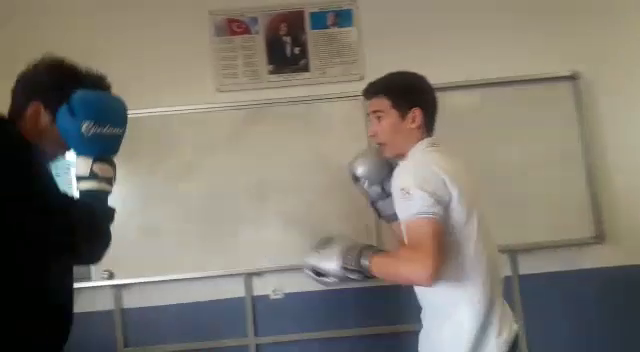
#> input picture frame 18 of Filtering/Lesson1/neoluyola.mp4, 640 x 352 px, given in place of torba.mp4, which was not available
$ python lesson6.py   (older library calls are emulated)
#> lines starting #> are read from the running program, lines starting #| are printed output that depends on the picture; pictures that were not available may be replaced by others from this repository, and a replacement may not be noted
import cv2

import numpy as np

camera = cv2.VideoCapture("torba.mp4")

while True:

    ret,kare = camera.read()
#> kare is the input picture: shape (352, 640, 3); mean B, G, R 110.5, 121.1, 126.6

    laplacian = cv2.Laplacian(kare,cv2.CV_64F)
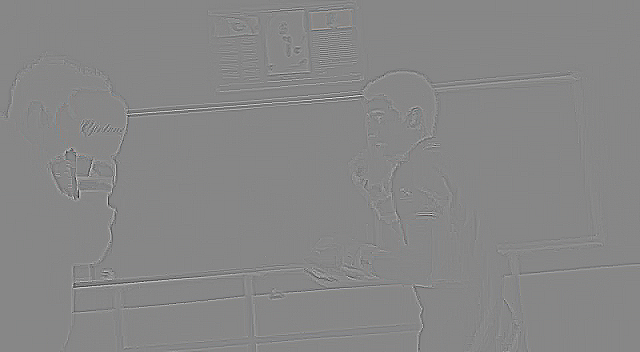
#> laplacian: shape (352, 640, 3) float64; mean B, G, R 0, 0, 0; drawn with min black and max white

    kenarlar = cv2.Canny(kare,50,200)
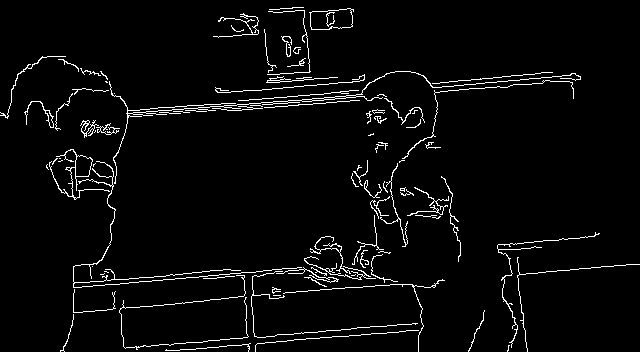
#> kenarlar: shape (352, 640); 3.6% white in thin lines or dots

    cv2.imshow("kare",kare)

    if cv2.waitKey(25) & 0xFF == ord("q"):
#> (key q is pressed here)
        break

    cv2.imshow("Kenarlar", kenarlar)
#laplacian
#laplacian =cv2.Laplacian(resim,cv2.CV_64F)

#sobel
#sobel_dikey = cv2.Sobel(resim,cv2.CV_64F,0,1,ksize=5)

cv2.waitKey(0)
cv2.destroyAllWindows()

$ run again, starting later in the video
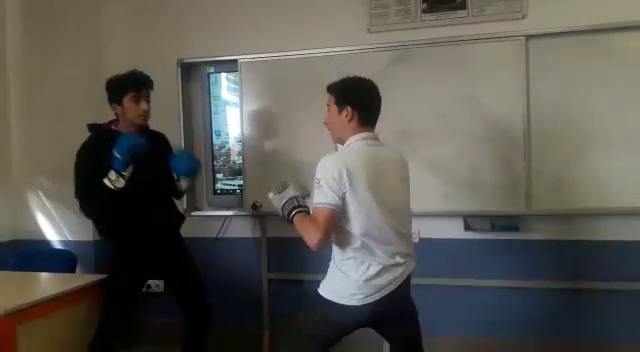
#> input picture frame 81 of Filtering/Lesson1/neoluyola.mp4, 640 x 352 px, given in place of torba.mp4, which was not available
#> kare is the input picture: shape (352, 640, 3); mean B, G, R 81, 87.5, 89.6
#> `laplacian = cv2.Laplacian(kare,cv2.CV_64F)`:
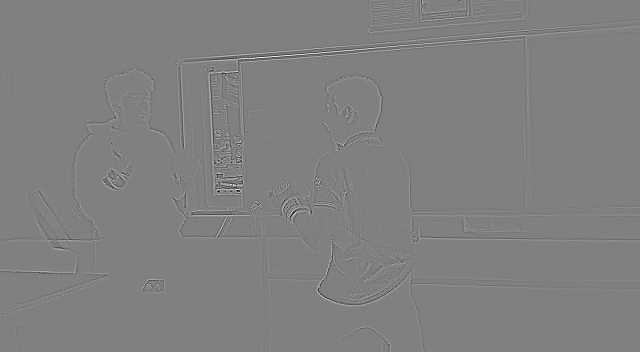
#> laplacian: shape (352, 640, 3) float64; mean B, G, R 0, 0, 0; drawn with min black and max white
#> `kenarlar = cv2.Canny(kare,50,200)`:
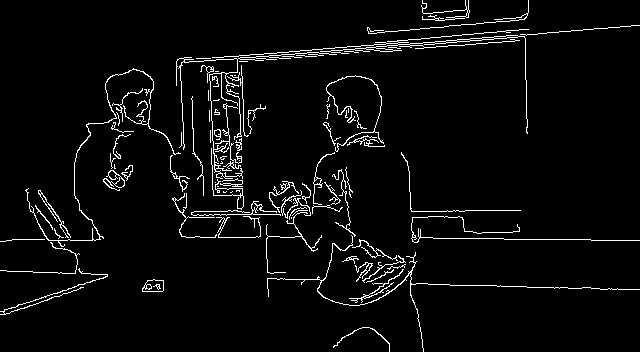
#> kenarlar: shape (352, 640); 4.1% white in thin lines or dots

$ run again, starting later in the video
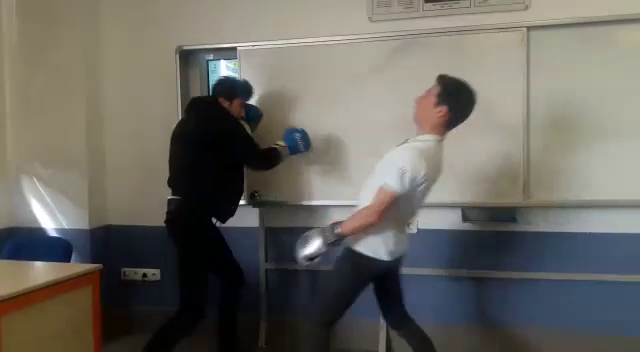
#> input picture frame 145 of Filtering/Lesson1/neoluyola.mp4, 640 x 352 px, given in place of torba.mp4, which was not available
#> kare is the input picture: shape (352, 640, 3); mean B, G, R 97.3, 104.1, 106.5
#> `laplacian = cv2.Laplacian(kare,cv2.CV_64F)`:
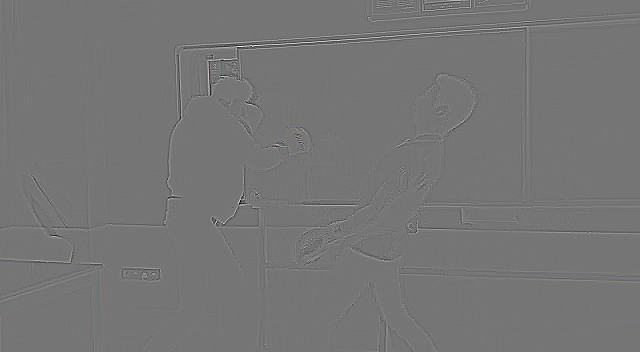
#> laplacian: shape (352, 640, 3) float64; mean B, G, R 0, 0, 0; drawn with min black and max white
#> `kenarlar = cv2.Canny(kare,50,200)`:
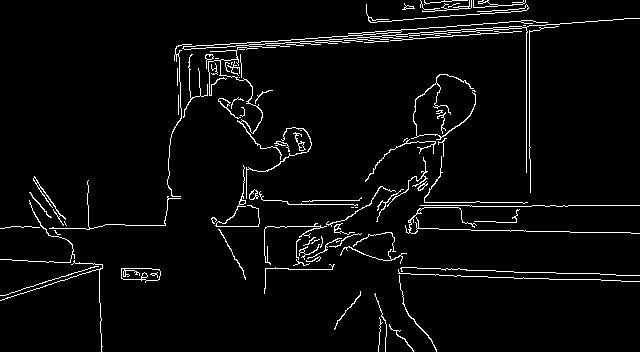
#> kenarlar: shape (352, 640); 3.9% white in thin lines or dots
